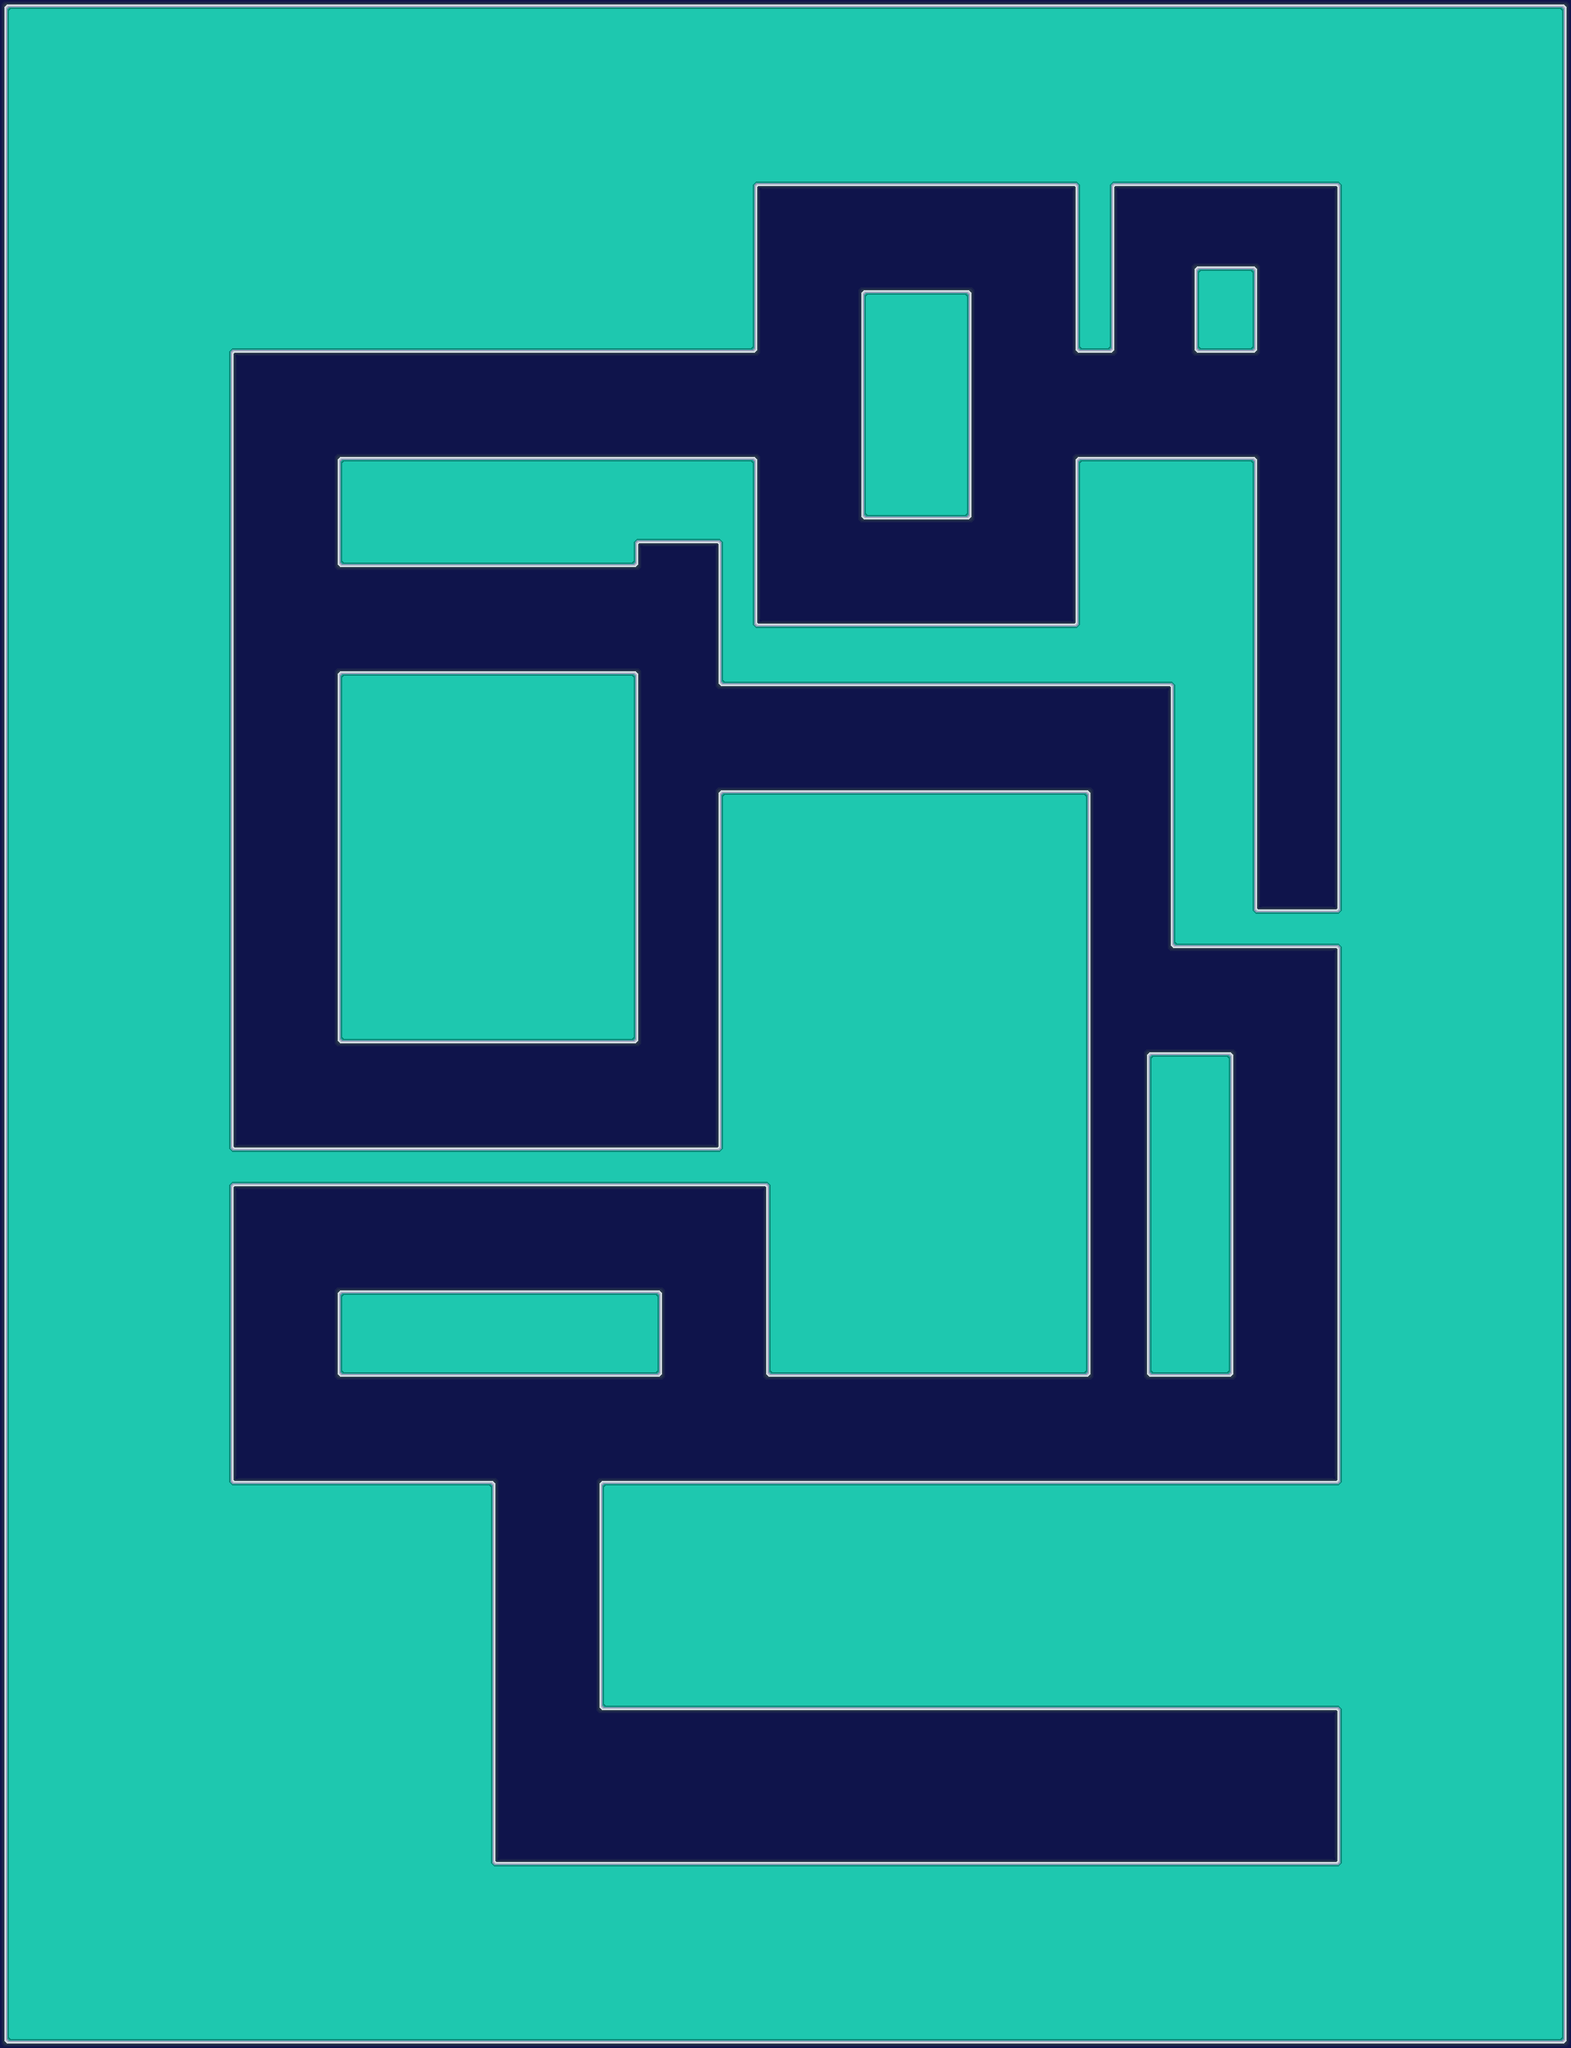

This game map was drawn from its Tiled (.tmx) file and the tilesets committed beside it. A one-line description and the trimmed map source follow:
An orthogonal 66x86 tile map with 32x32 px tiles, 1 tile layer (Tile Layer 1).

<map version="1.10" tiledversion="1.11.2" orientation="orthogonal" renderorder="right-down" width="66" height="86" tilewidth="32" tileheight="32" infinite="0" nextlayerid="2" nextobjectid="1">
 <tileset firstgid="1" source="../Tilesets/TSXs/Overworld 3.tsx" />
 <layer id="1" name="Tile Layer 1" width="66" height="86">
  <data>[5676 cells, 5676 non-empty, 15 distinct tile ids]</data>
 </layer>
</map>
